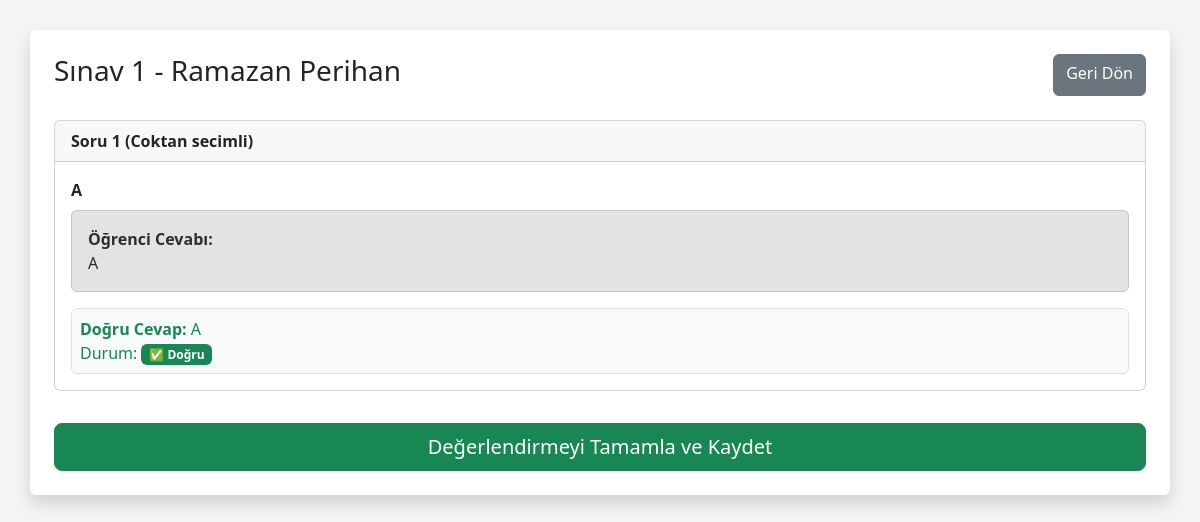
Screenshot of /evaluate_exam.php?exam_id=13&student_id=2 (signed in) with the database file from the repository.
### tables this page shows
CREATE TABLE `exams` (
  `id` int(11) NOT NULL,
  `title` varchar(255) DEFAULT NULL,
  `description` text DEFAULT NULL,
  `start_time` datetime DEFAULT NULL,
  `end_time` datetime DEFAULT NULL,
  `duration_minutes` int(11) DEFAULT NULL,
  `creator_id` int(11) DEFAULT NULL,
  `format` enum('coktan_secimli','klasik','yazili','karisik') DEFAULT NULL,
  `is_paid` tinyint(1) DEFAULT 1,
  `date` datetime DEFAULT NULL,
  `price` int(11) DEFAULT 0,
  `created_at` datetime DEFAULT current_timestamp()
);

CREATE TABLE `users` (
  `id` int(11) NOT NULL,
  `name` varchar(100) DEFAULT NULL,
  `username` varchar(50) DEFAULT NULL,
  `email` varchar(100) DEFAULT NULL,
  `phone` varchar(20) DEFAULT NULL,
  `bio` text DEFAULT NULL,
  `password` varchar(255) DEFAULT NULL,
  `role` enum('ogrenci','ogretmen') DEFAULT 'ogrenci',
  `created_at` timestamp NOT NULL DEFAULT current_timestamp(),
  `profile_picture` varchar(255) DEFAULT NULL
);

CREATE TABLE `answers` (
  `id` int(11) NOT NULL,
  `exam_id` int(11) NOT NULL,
  `user_id` int(11) NOT NULL,
  `question_id` int(11) NOT NULL,
  `answer` text DEFAULT NULL,
  `classic_feedback` enum('dogru','kismen_dogru','yanlis') DEFAULT NULL
);

CREATE TABLE `questions` (
  `id` int(11) NOT NULL,
  `exam_id` int(11) DEFAULT NULL,
  `question_text` text DEFAULT NULL,
  `question_type` enum('coktan_secimli','klasik','yazili') DEFAULT NULL,
  `correct_answer` text DEFAULT NULL,
  `options` text DEFAULT NULL
);

### evaluate_exam.php (the view, shortened to what this page needs)
<?php
require 'db.php';
$exam_id = $_GET['exam_id'] ?? null;
$student_id = $_GET['student_id'] ?? null;
$stmt = $pdo->prepare("SELECT * FROM exams WHERE id = ?");
$stmt->execute([$exam_id]);
$exam = $stmt->fetch(PDO::FETCH_ASSOC);
$stmt = $pdo->prepare("SELECT * FROM users WHERE id = ?");
$stmt->execute([$student_id]);
$student = $stmt->fetch(PDO::FETCH_ASSOC);
$sql = "
    SELECT q.id, q.question_text, q.question_type, q.correct_answer,
           a.answer, ms.score as manual_score
    FROM questions q
    LEFT JOIN answers a ON q.id = a.question_id AND a.user_id = ?
    LEFT JOIN manual_scores ms ON q.id = ms.question_id AND ms.user_id = ?
    WHERE q.exam_id = ?
    ORDER BY q.id ASC
";
$stmt = $pdo->prepare($sql);
$stmt->execute([$student_id, $student_id, $exam_id]);
$questions = $stmt->fetchAll(PDO::FETCH_ASSOC);
?>
<!DOCTYPE html>
<html lang="tr">
<head>
    <link href="https://cdn.jsdelivr.net/npm/bootstrap@5.3.3/dist/css/bootstrap.min.css" rel="stylesheet">
</head>
<body>
    <div class="container bg-white p-4 rounded shadow">
        <div class="d-flex justify-content-between mb-4">
            <h3><?= htmlspecialchars($exam['title']) ?> - <?= htmlspecialchars($student['name']) ?></h3>
            <a href="student_details.php?student_id=<?= $student_id ?>" class="btn btn-secondary">Geri Dön</a>
        </div>
        <form method="POST">
            <?php foreach ($questions as $i => $q): ?>
                <div class="card mb-3">
                    <div class="card-header fw-bold">Soru <?= $i + 1 ?> (<?= ucfirst(str_replace('_', ' ', $q['question_type'])) ?>)</div>
                    <div class="card-body">
                        <p class="mb-2 fw-bold"><?= nl2br(htmlspecialchars($q['question_text'])) ?></p>
                        <div class="alert alert-secondary">
                            <strong>Öğrenci Cevabı:</strong><br>
                            <?= nl2br(htmlspecialchars($q['answer'] ?? 'Cevap yok')) ?>
                        </div>
                        <?php if ($q['question_type'] === 'coktan_secimli'): ?>
                            <div class="text-success border p-2 rounded bg-light">
                                <strong>Doğru Cevap:</strong> <?= $q['correct_answer'] ?> <br>
                                Durum:
                                <?php if (trim($q['answer']) === trim($q['correct_answer'])) echo '<span class="badge bg-success">✅ Doğru</span>'; else echo '<span class="badge bg-danger">❌ Yanlış</span>'; ?>
                            </div>
                        <?php endif; ?>
                    </div>
                </div>
            <?php endforeach; ?>
            <button type="submit" class="btn btn-success btn-lg w-100 mt-3">Değerlendirmeyi Tamamla ve Kaydet</button>
        </form>
    </div>
</body>
</html>

### evaluate_exam.php (style rules this page uses)
body { background: #f3f4f6; padding: 30px; }

### rows the page displays
exams: title "Sınav 1"
users: name "Ramazan Perihan"
answers: question.question_type "Coktan secimli", question.question_text "A", answer "A", question.correct_answer "A", shows "✅ Doğru"
